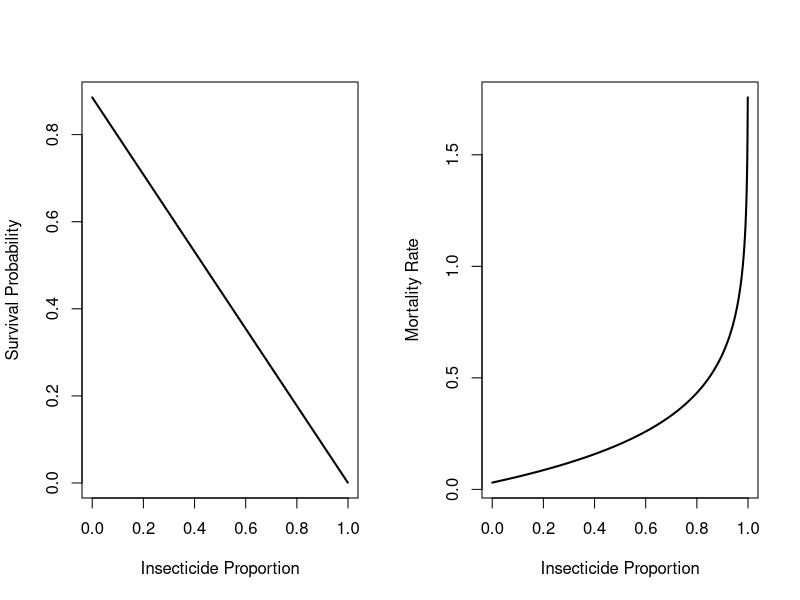

This figure's R source:


-1 * log(0.885)/4

qf <- 0.96
qn <- 0.98
feed.cyc <- 4
p <- 0

mat <- matrix(1:2000, ncol = 2)
mat[] <- NA
pmat <- seq(0,0.999,0.001)

for (i in 0:999){
  p <- i/1000
  
  val1 <- (1-p)* qf * qn^feed.cyc
  val2 <- -1 *log((1-p)* qf * qn^feed.cyc)/feed.cyc
  
  mat[i+1,1] <- val1
  mat[i+1,2] <- val2
}


-1 *log((1-p)* qf * qn^feed.cyc)/feed.cyc



par(mfrow=c(1,2))
plot(mat[1:1000,1] ~ pmat, lwd = 2, type = 'l', ylab =   "Survival Probability", xlab = "Insecticide Proportion" )
plot(mat[1:1000,2] ~ pmat, lwd = 2, type = 'l', ylab =   "Mortality Rate", xlab = "Insecticide Proportion" )
